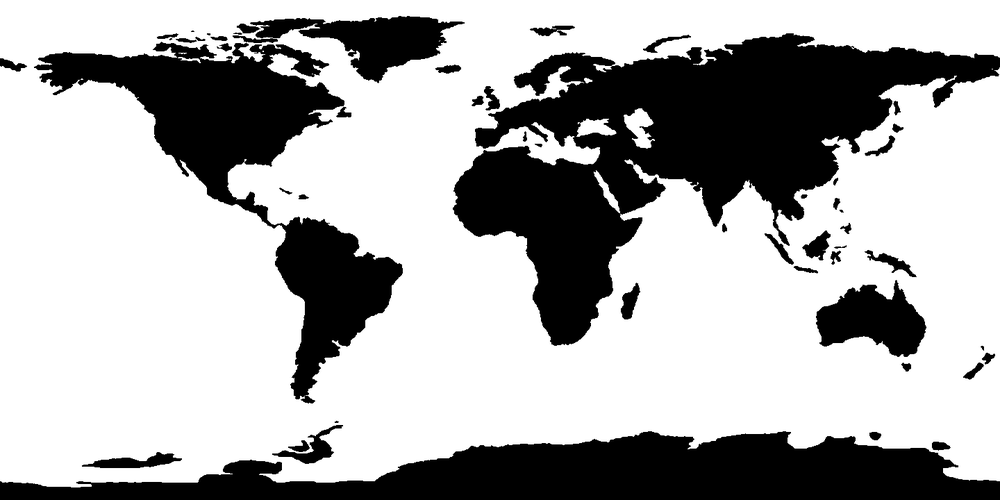
%> input picture assignment3/map.gif, 1000 x 500 px, shrunk from 1440 x 720 before the run
$ octave Question4_A.m   (GNU Octave 9; MATLAB toolbox functions it lacks are replaced by stand-ins)
%> lines starting %> are read from the running program, lines starting %| are printed output that depends on the picture; in (x1, y1, x2, y2) boxes, pixels count from 0 and x2, y2 are one past the last pixel; in counts of white or black regions, pixels touching at a corner belong together; the program's own positions count from 1
%% Yash Patel, 201301134 %%
% CSE, IIIT-H %

% Read the world map. %
im = double(imread('map.gif'));
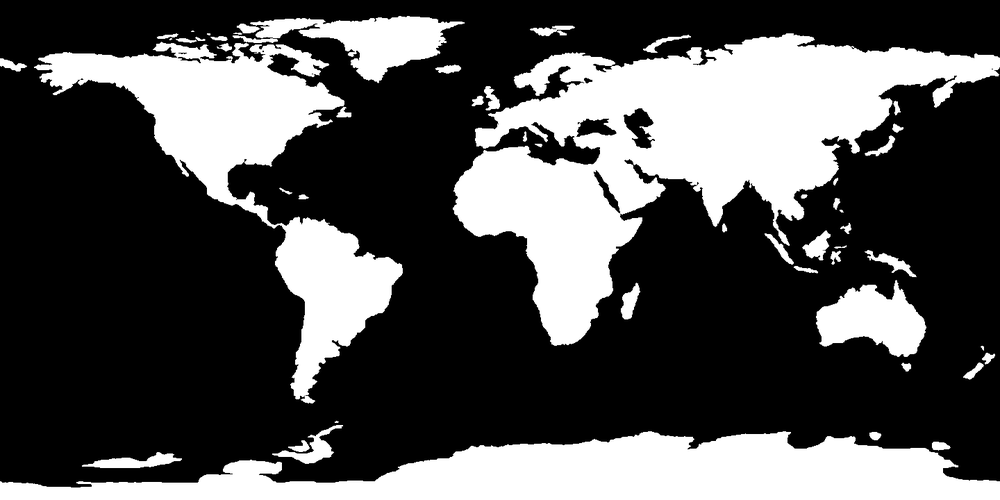
%> im: size 500x1000 double; min 0, max 255, mean 81

% Take image size. %
im_size = size(im);
%> im_size = [500 1000]

% Compute the breadth and length of map. %
breadth = im_size(2)/2;
%> breadth = 500
length = im_size(1)/2;
%> length = 250

% Max and Min variations of breadth possible. %
breadth_min_d = -1;
breadth_max_d = 1;

% Max and Min variations of lengths. %
length_min_d = -pi/2;
length_max_d = pi/2;

% Ranges as per function for breadth. %
breadth_min_r = -1;
breadth_max_r = 1;

% Ranges as per function for length. %
length_min_r = -1;
length_max_r = 1;

% Number of steps size of breadth. %
breadth_step_o = ( breadth_max_d - breadth_min_d ) /(breadth*2);
%> breadth_step_o = 0.002

% Number of steps size of length. %
length_step_o = ( length_max_d - length_min_d ) /(length*2);
%> length_step_o = 0.00628

% Steps size of breadth in transformed image. %
breadth_step_n = ( breadth_max_r - breadth_min_r ) /(breadth*2);
%> breadth_step_n = 0.002

% Steps size of length in transformed image. %
length_step_n = ( length_max_r - length_min_r ) /(length*2);
%> length_step_n = 0.004


% Old x and y in image, according to domain parameters. %
[x_o y_o] = meshgrid(breadth_min_d + breadth_step_o : breadth_step_o : breadth_max_d...
                     , length_min_d + length_step_o : length_step_o : length_max_d );


% New x and y in image, according to range parameters. %
[x_n y_n] =  meshgrid(breadth_min_r + breadth_step_n : breadth_step_n : breadth_max_r...
                     , length_min_r + length_step_n : length_step_n : length_max_r );

% Inerse Transformation of coordinates. %
im_o_x = x_n;
im_o_y = asin( y_n );

% Interpolate the values from neighbours of corresponding old image pixel %
img_final = interp2 (x_o, y_o, im, im_o_x, im_o_y );
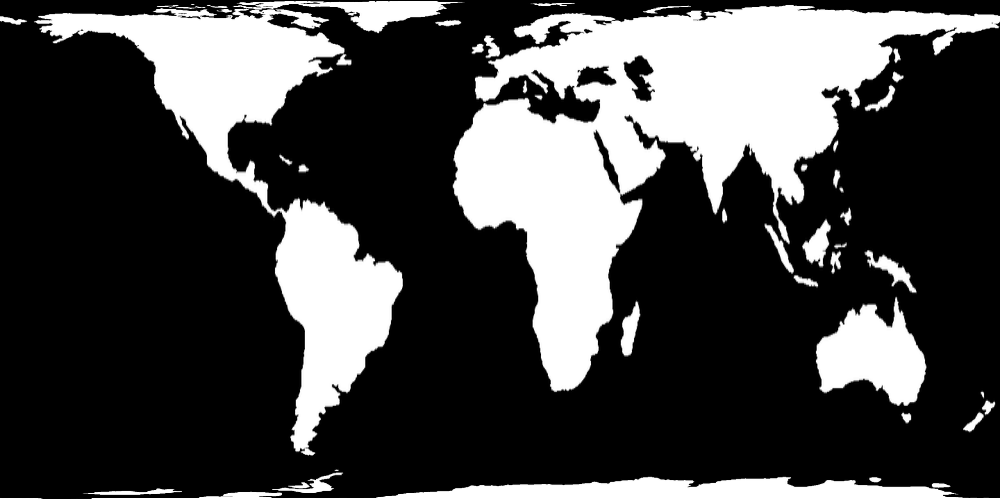
%> img_final: size 500x1000 double; min 0, max 255, mean 71.3

figure, imshow(im);
%> after `imshow(im)`:
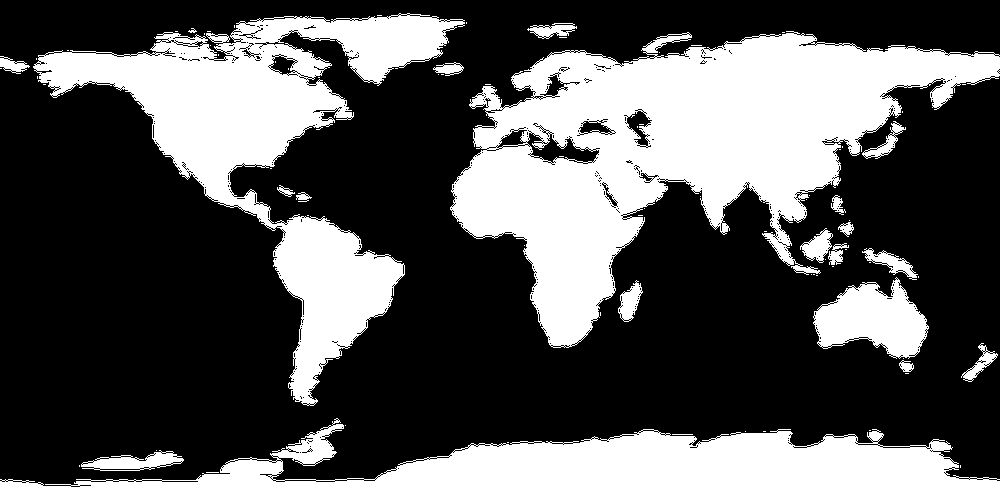
%> displayed picture: size 500x1000, on the screen's scale of 0 to 255; 34.8% white; 83 white regions (62 under 20 px), largest, box (x1, y1, x2, y2) and area: (450, 31, 1000, 348) 73951, (33, 13, 465, 406) 45315, (0, 418, 1000, 500) 43539
title('Normal World Map');
figure, imshow(img_final);
%> after `imshow(img_final)`:
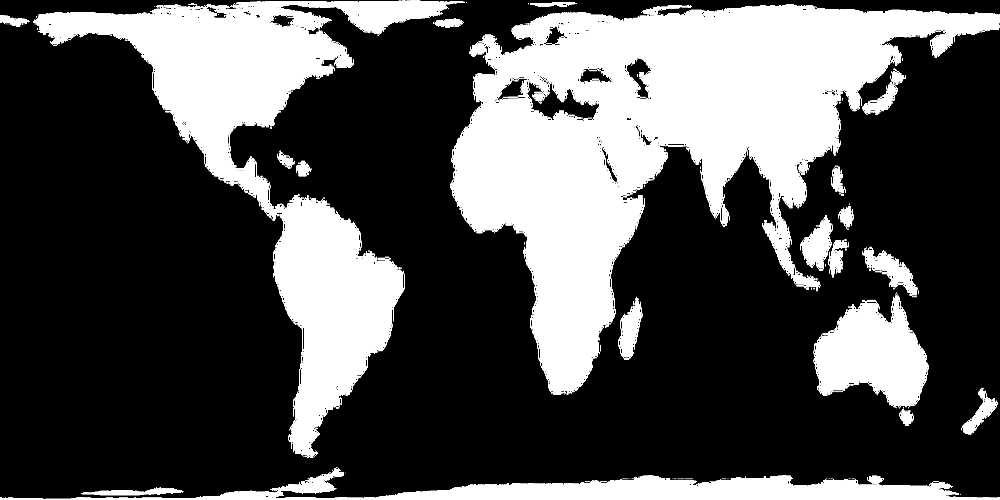
%> displayed picture: size 500x1000, on the screen's scale of 0 to 255; min 0, max 255, mean 81.7
title('Cylindrical projection of World Map');
